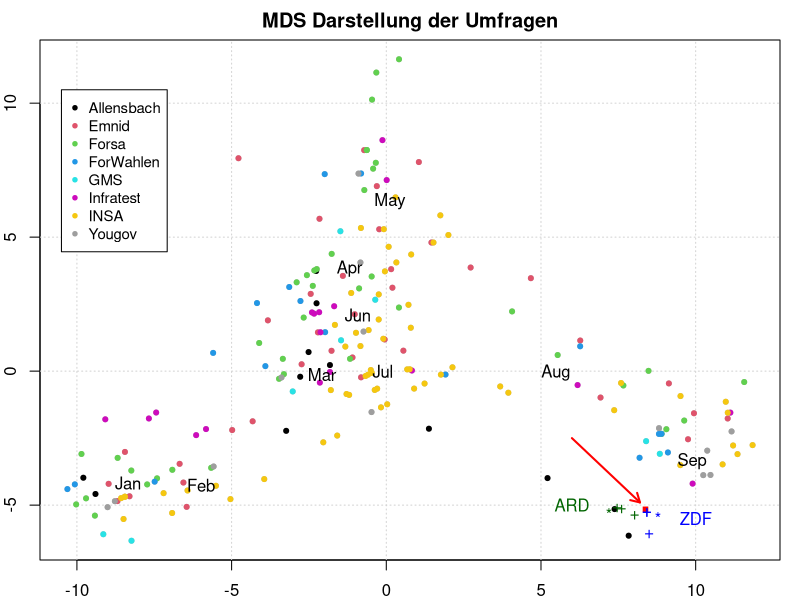

R code for this plot:
##  Hilfen

# Stimmen in Anteilen
votes = c(24.1, 25.7, 14.8, 11.5, 10.3, 4.9) / 100
sonst = 1 - sum(votes)

# Umrechnung in Sitze
seats = 735 * votes * (2 - sum(votes))
seats = round(seats) + c(1,1,1,1,0,0)
sum(seats)
names(seats) = c("CDU/CSU", "SPD", "Gruene", "FDP", "AfD", "Linke")
seats

# Stimmenzahl der Koalitionen
cat(" Ampel Koalition:   ", sum(seats[c(2,3,4)]), '\n',
    "Jamaica Koalition: ", sum(seats[c(1,3,4)]), '\n',
    "DeutschlandK:      ", sum(seats[c(1,2,4)]), '\n',
    "Kenia Koalition:   ", sum(seats[c(1,2,3)]), '\n',
    "Linkskoalition:    ", sum(seats[c(2,3,6)]), '\n',
    "Grosse Koalition:  ", sum(seats[c(1,2)]), '\n')

# Multi-dimensional Scaling
U = read.table("Umfragen2021ext.csv", header = TRUE, sep = ',')
M = as.matrix(U[, 2:7])
md = dist(M)
cmd = cmdscale(md)

# Plotten
# pdf("Umfragen-MDS.pdf", 8, 6)  # png: 800, 450

par(mar = c(2,2,2,1))
plot(cmd[1:208, 1:2], pch = 20, col = "gray",
     main = "MDS Darstellung der Umfragen")
grid()

# Umfragen plotten
the_month = lubridate::month(lubridate::ymd(U[, 1]))
institute = U[1:208, 8]
inst_names = sort(unique(institute))
cmd0 = cmd[1:208, ]

points(cmd0[institute == "Allensbach", ], pch = 20, col = 1)
points(cmd0[institute == "Emnid", ], pch = 20, col = 2)
points(cmd0[institute == "Forsa", ], pch = 20, col = 3)
points(cmd0[institute == "ForWahlen", ], pch = 20, col = 4)
points(cmd0[institute == "GMS", ], pch = 20, col = 5)
points(cmd0[institute == "Infratest", ], pch = 20, col = 6)
points(cmd0[institute == "INSA", ], pch = 20, col = 7)
points(cmd0[institute == "Yougov", ], pch = 20, col = 8)

# Monate einfügen
month_names = c("Jan", "Feb", "Mar", "Apr",
                "May", "Jun", "Jul", "Aug", "Sep")
for(i in 1:9){
    p = apply(cmd[the_month==i,], 2, mean)
    if (i == 2 | i == 7) p[1] = p[1] + 1.0
    text(p[1], p[2], month_names[i], adj = 0.0)
}

# Umfragen und Endergebnis
points(cmd[217,1], cmd[217,2], pch = 22, col = "white", bg = "red")  # Endergebnis
arrows(6,-2.5,8.2,-4.9, col = "red", length=0.1, lwd=2)

points(cmd[209,1], cmd[209,2], col = "darkgreen", pch = '*')
points(cmd[210:212,1], cmd[210:212,2], col = "darkgreen", pch = '+')
points(cmd[213,1], cmd[213,2], col = "blue", pch = '*')
points(cmd[214:216,1], cmd[214:216,2], col = "blue", pch = '+')

text(x = c(6.0, 10.0), y = c(-5,-5.5), labels = c("ARD", "ZDF"),
     cex = 1.0, col = c("darkgreen", "blue"), adj = 0.5)

# Legende
legend(x = -10.5, y = 10.5,  cex = 0.9,
       col = c(1:8), pch = 20, legend = inst_names)

# dev.off()
